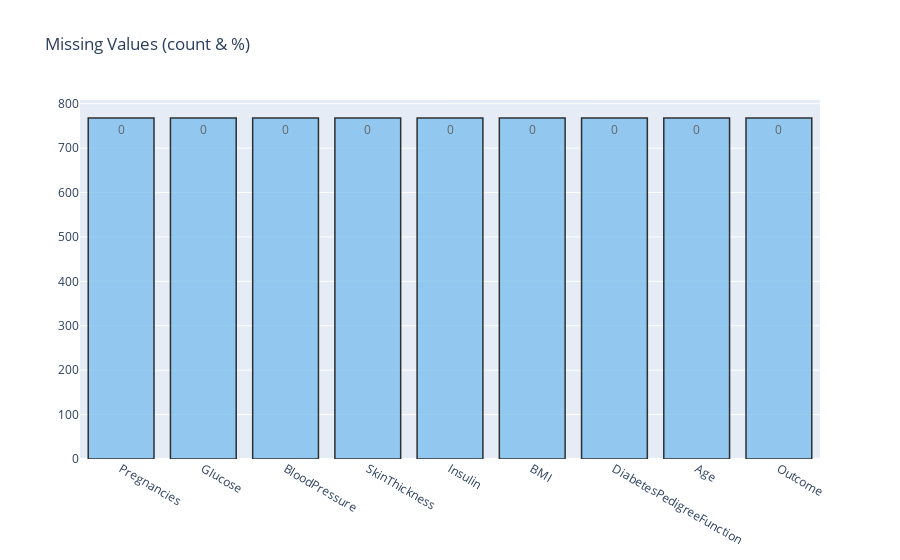

The code cell stored with this chart in its notebook:
### Code cell
# Define missing plot to detect all missing values in dataset
def missing_plot(dataset, key) :
    null_feat = pd.DataFrame(len(dataset[key]) - dataset.isnull().sum(), columns = ['Count'])
    percentage_null = pd.DataFrame((len(dataset[key]) - (len(dataset[key]) - dataset.isnull().sum()))/len(dataset[key])*100, columns = ['Count'])
    percentage_null = percentage_null.round(2)

    trace = go.Bar(x = null_feat.index, y = null_feat['Count'] ,opacity = 0.8, text = percentage_null['Count'],  textposition = 'auto',marker=dict(color = '#7EC0EE',
            line=dict(color='#000000',width=1.5)))

    layout = dict(title =  "Missing Values (count & %)")

    fig = dict(data = [trace], layout=layout)
    py.iplot(fig)
    
missing_plot(diabetes_data, 'Outcome')

### Figure 1 — Plotly figure (JSON) as saved in the notebook; plotly's stock layout.template omitted (floating-point values rounded to 4 significant figures)
{"data": [{"marker": {"color": "#7EC0EE", "line": {"color": "#000000", "width": 1.5}}, "opacity": 0.8, "text": [0, 0, 0, 0, 0, 0, 0, 0, 0], "textposition": "auto", "type": "bar", "x": ["Pregnancies", "Glucose", "BloodPressure", "SkinThickness", "Insulin", "BMI", "DiabetesPedigreeFunction", "Age", "Outcome"], "y": [768, 768, 768, 768, 768, 768, 768, 768, 768]}], "layout": {"title": {"text": "Missing Values (count & %)"}}}
